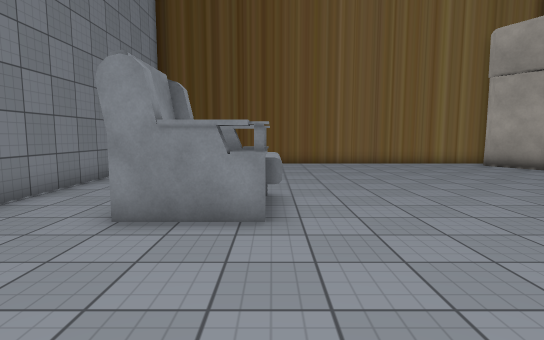
[1] (above)

15 first-person views from a walk through a Unity game level. The camera is 1.4 m above the floor, tilts 6° down and sees 80° across. The floor is counted in squares, 1 m on a side. Each view is taken from the middle of a square. On the plan, view 1 faces up. The plan holds only what a view shows up to about 15 squares ahead; the rest is blank. Some surface patterns are stand-ins.

[2]
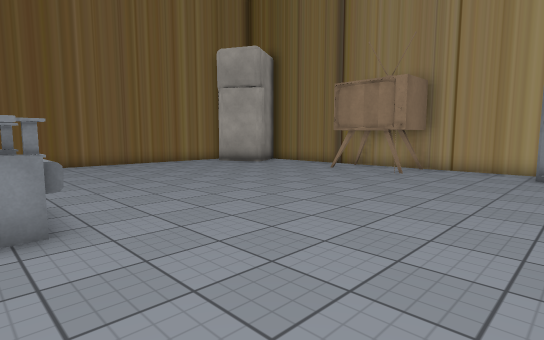

[3]
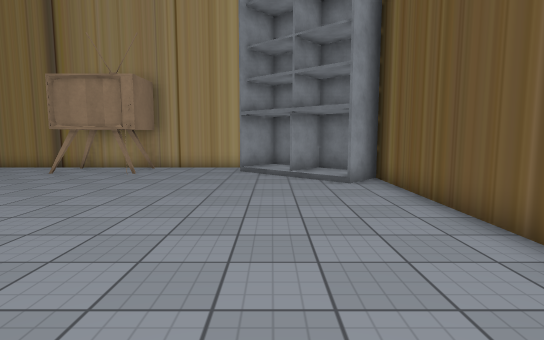

[4]
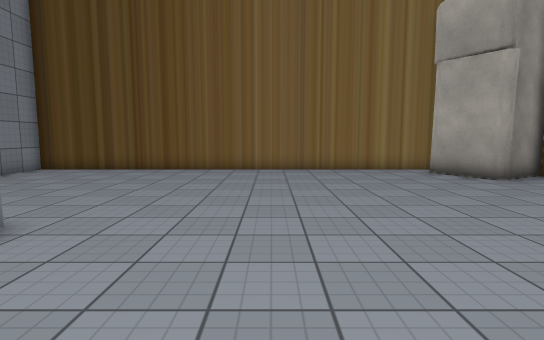

[5]
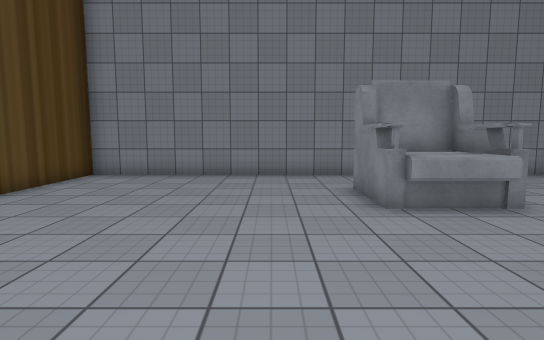

[6]
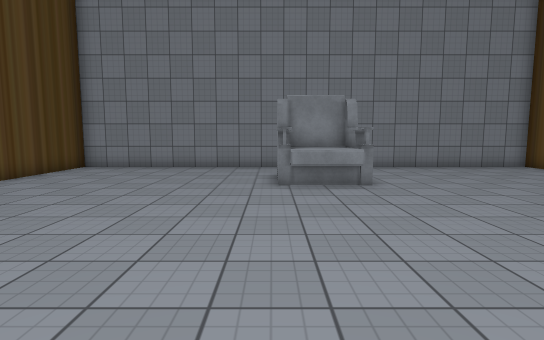

[7]
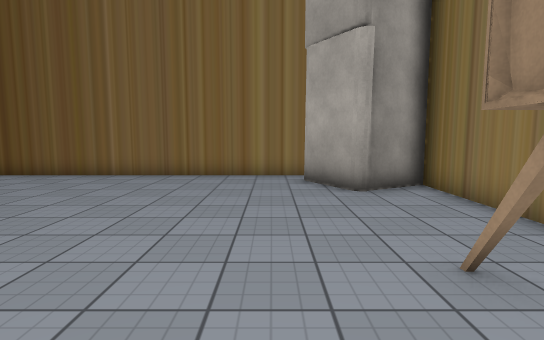

[8]
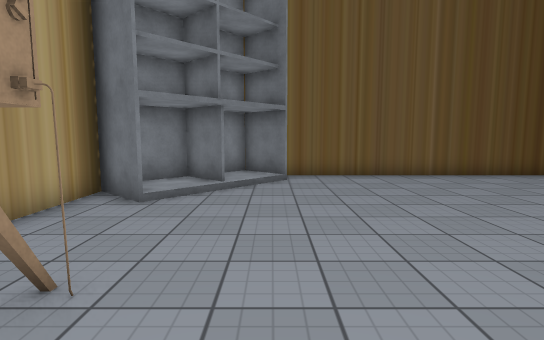

[9]
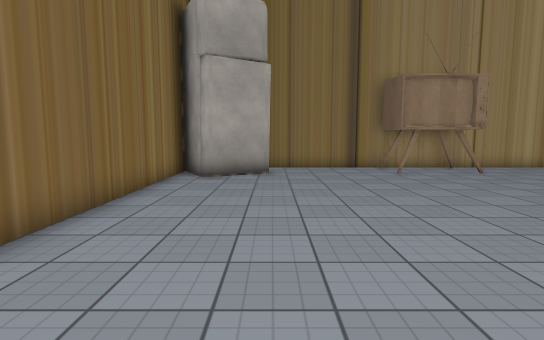

[10]
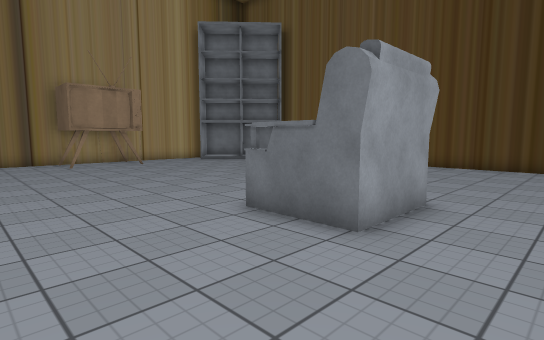

[11]
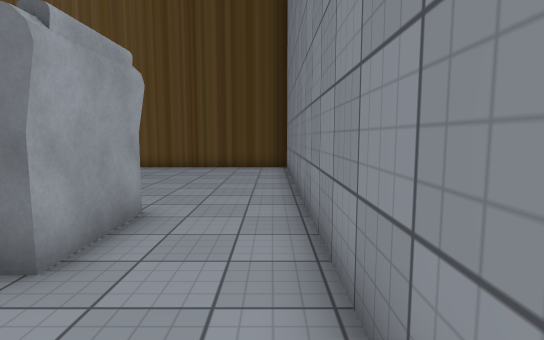

[12]
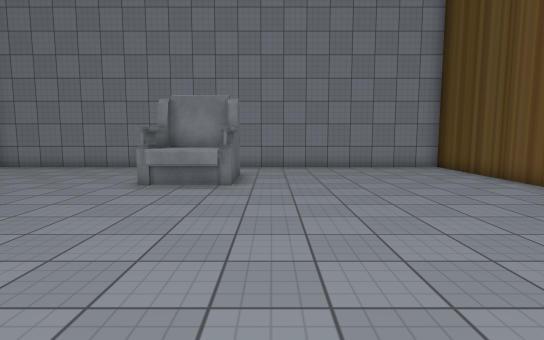

[13]
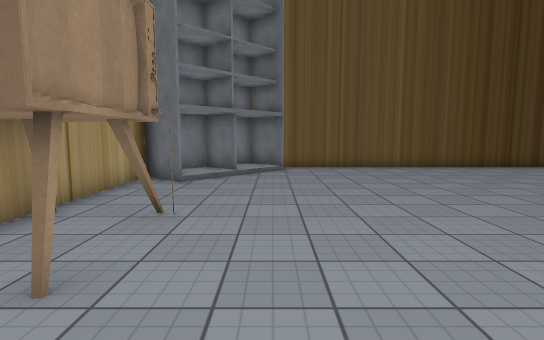

[14]
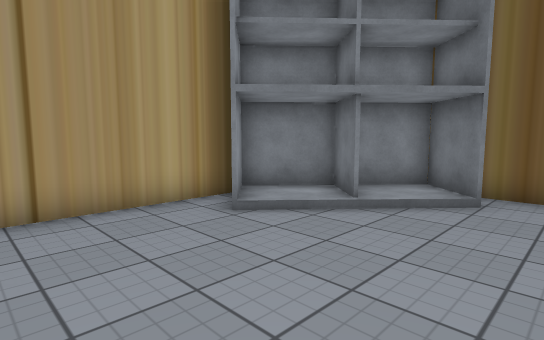

[15]
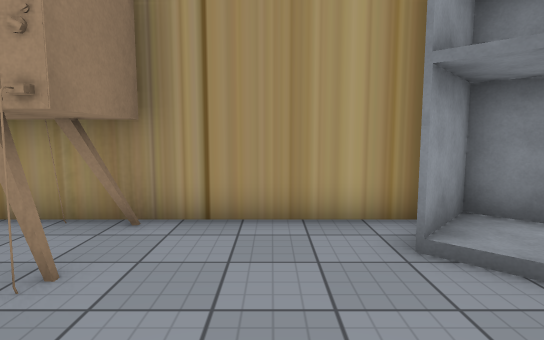

### Floor plan
Key: @ floor where view 1 was taken; # wall or solid block; . main floor; : floor 0.25 m higher than the main floor; / step, stairs or slope; F fridge; T TV; O other object.
Columns run from 6 left of view 1 to 13 right of it. Each row starts with its distance up from view 1.
 17 ###################
 16 #................FF
 15 #................F
 14 #................FFF
 13 #..................#
 12 #..................#
 11 #..................#
 10 #..................#
  9 #..................#
  8 #...OOO..........T##
  7 #..OOOO..........###
  6 #..OOOO..........T##
  5 #...OOO..........###
  4 #..................#
  3 #..................#
  2 #..................#
  1 #.................O#
  0 #.....@........../:O
 -1 #.............../OOO
 -2 #............../:OO
 -3 #..............OOO
 -4 ################O

Positions as (right, up) in squares from view 1, and headings:
1: (0, 0), facing up
2: (-1, 0), facing up-right
3: (-1, 0), facing right
4: (4, 3), facing up
5: (6, 3), facing left
6: (9, 5), facing left
7: (9, 5), facing up
8: (9, 8), facing down
9: (-1, 13), facing right
10: (-5, 12), facing down-right
11: (-5, 11), facing down
12: (9, 9), facing left
13: (9, 11), facing down
14: (7, 5), facing down-right
15: (8, 3), facing right
